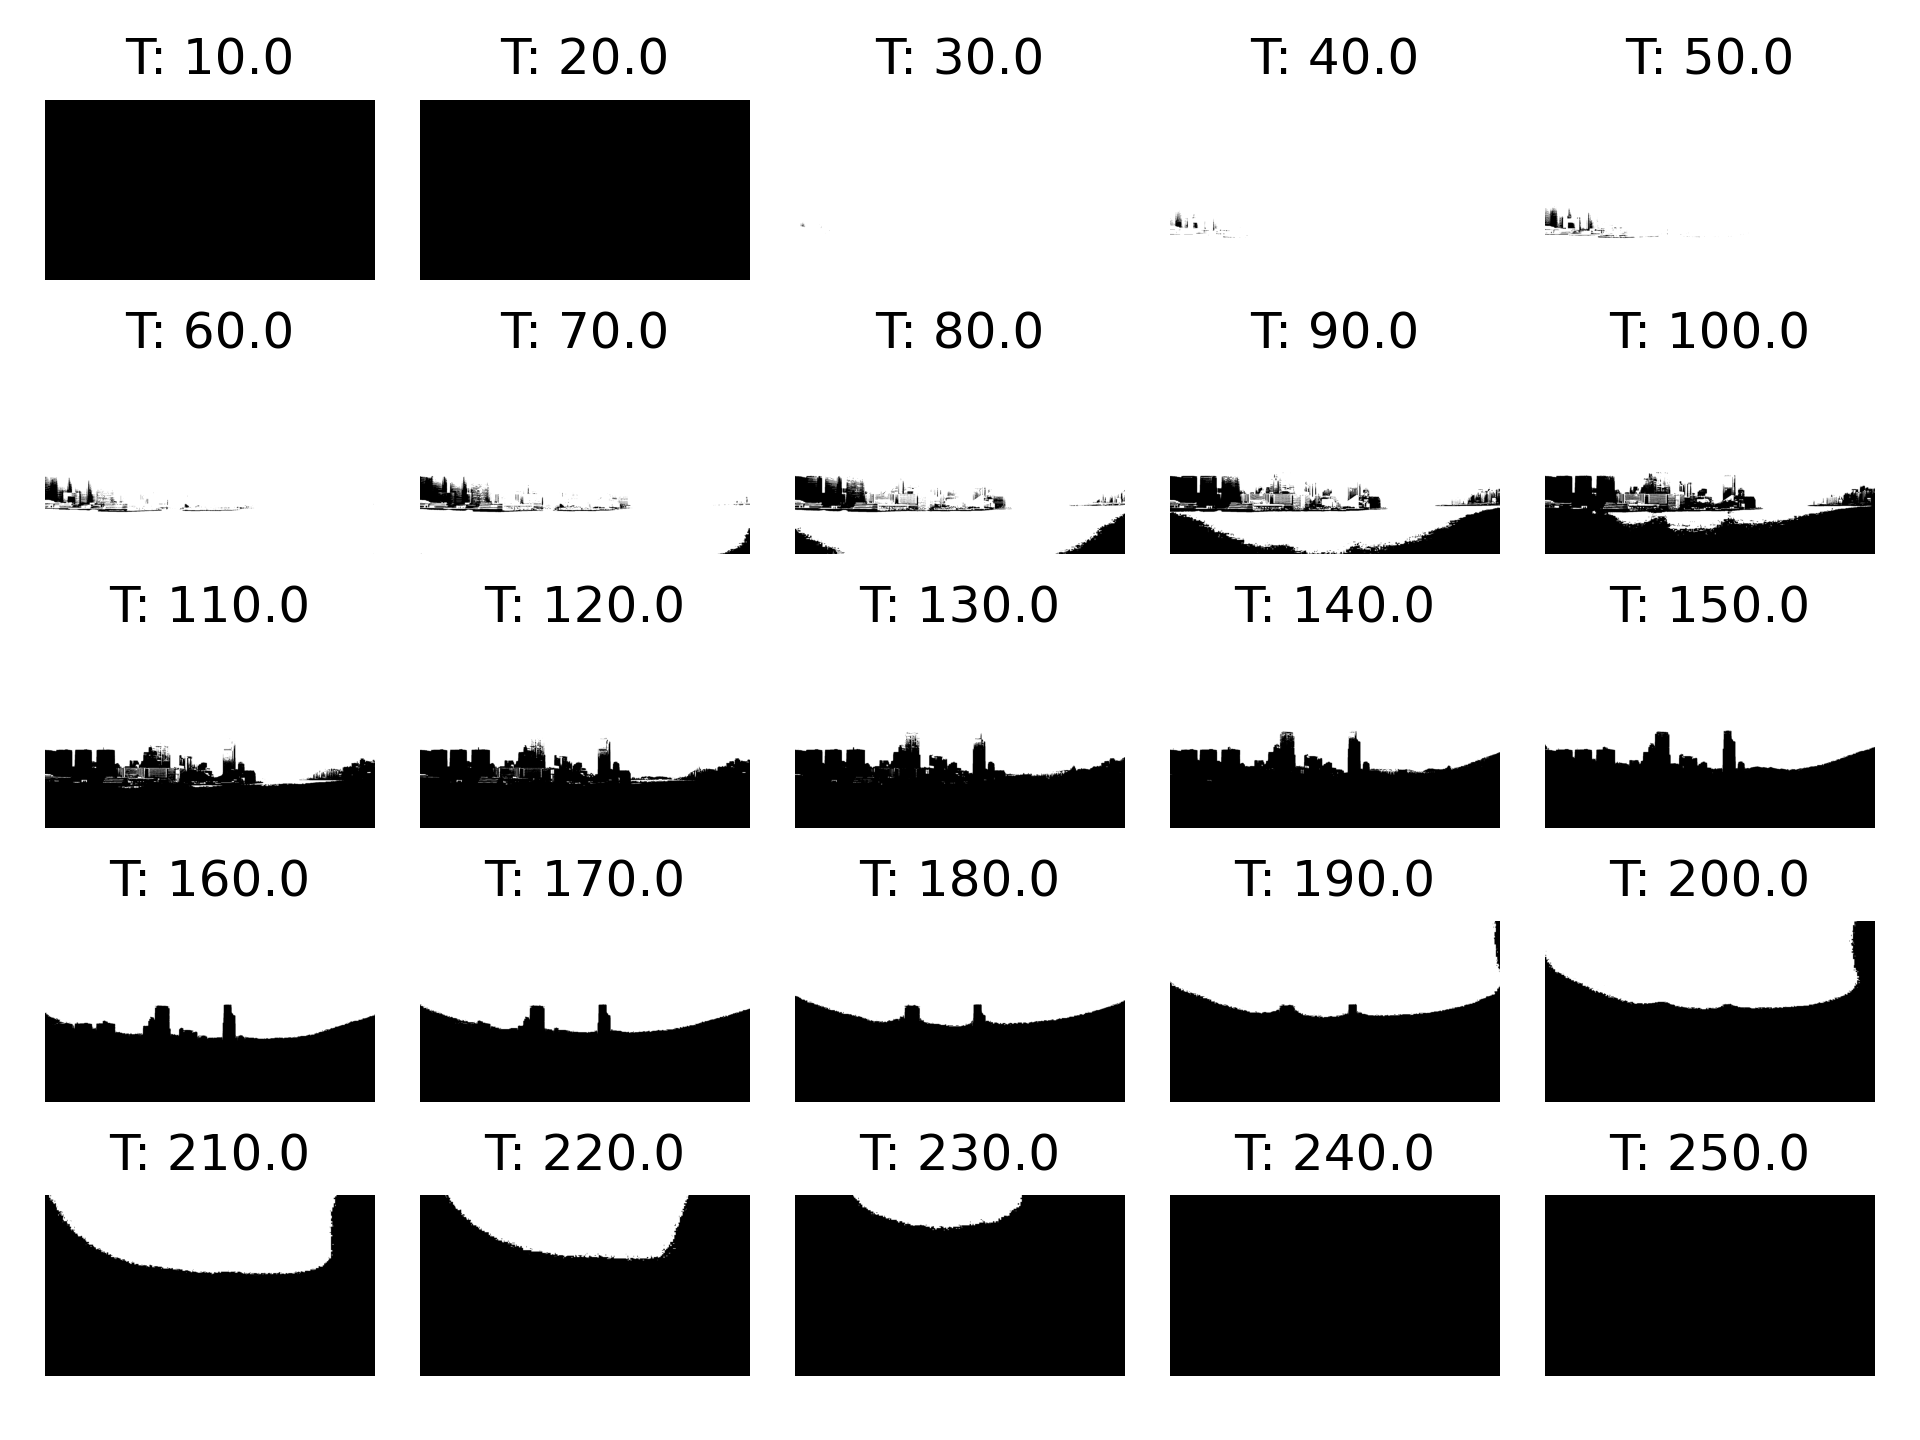

Python code for this plot:
import torch
from PIL import Image
import torchvision.transforms as transforms
import matplotlib.pyplot as plt
import torch.nn.functional as F

def threshold_image(image, threshold):
    thresholded_image = torch.where(image > threshold, 1, 0)
    if torch.all(thresholded_image.eq(1)):
        print("Thresholded image is white")
    return thresholded_image

image = Image.open("averaged_gray_level.jpg")
image = transforms.ToTensor()(image)

# Set the threshold value from the test list
threshold = [10, 20, 30, 40, 50, 60, 70, 80, 90, 100, 110, 120, 130, 140, 150, 160, 170, 180, 190, 200, 210, 220, 230, 240, 250]
threshold = [i/255 for i in threshold]

# Perform image thresholding
for i in threshold:
    thresholded_image = threshold_image(image, i)

    plt.subplot(5, 5, threshold.index(i)+1)
    plt.imshow(thresholded_image.squeeze().numpy(), cmap="gray")
    plt.axis("off")
    plt.title(f"T: {i*255}")

plt.tight_layout()
plt.savefig("adaptive_thresholding.png", dpi=300)
plt.show()

# # Display the original and thresholded images using matplotlib
# fig, axes = plt.subplots(1, 2, figsize=(10, 5))
# axes[0].imshow(image.squeeze().numpy())
# axes[0].set_title("Original Image")
# axes[0].axis("off")
# axes[1].imshow(thresholded_image.squeeze().numpy(), cmap="gray")
# axes[1].set_title("Thresholded Image (Threshold = {})".format(threshold))
# axes[1].axis("off")
# plt.show()